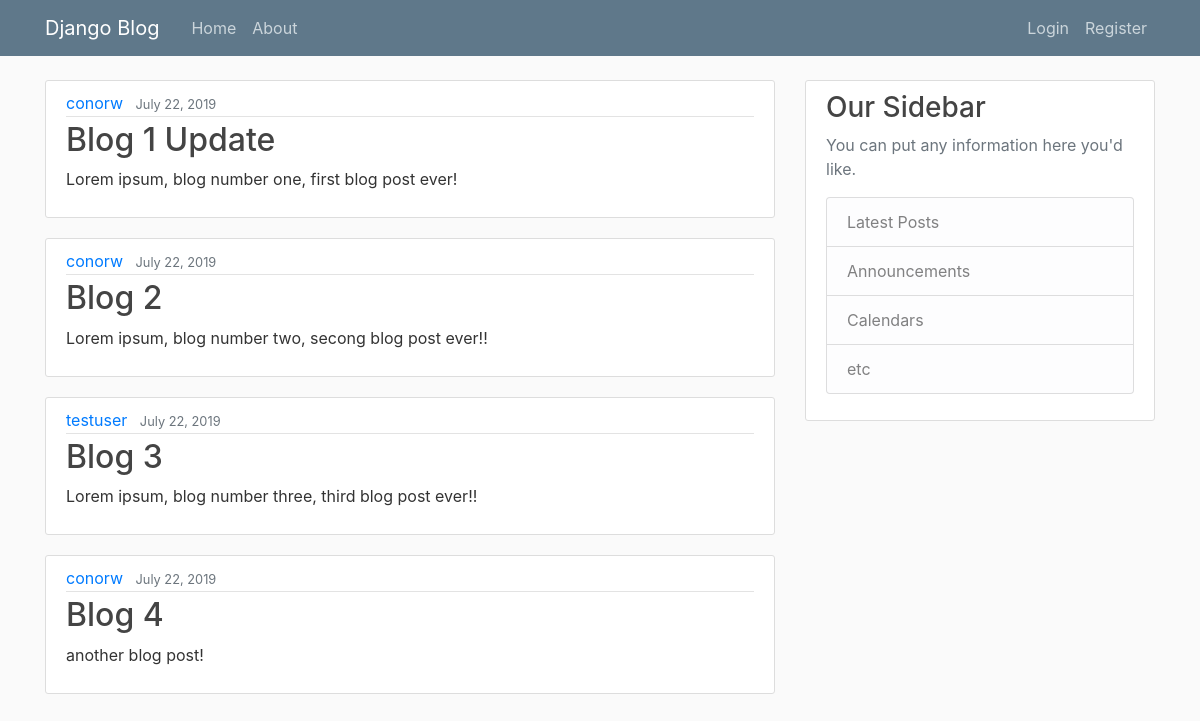
The app's page /, older data.
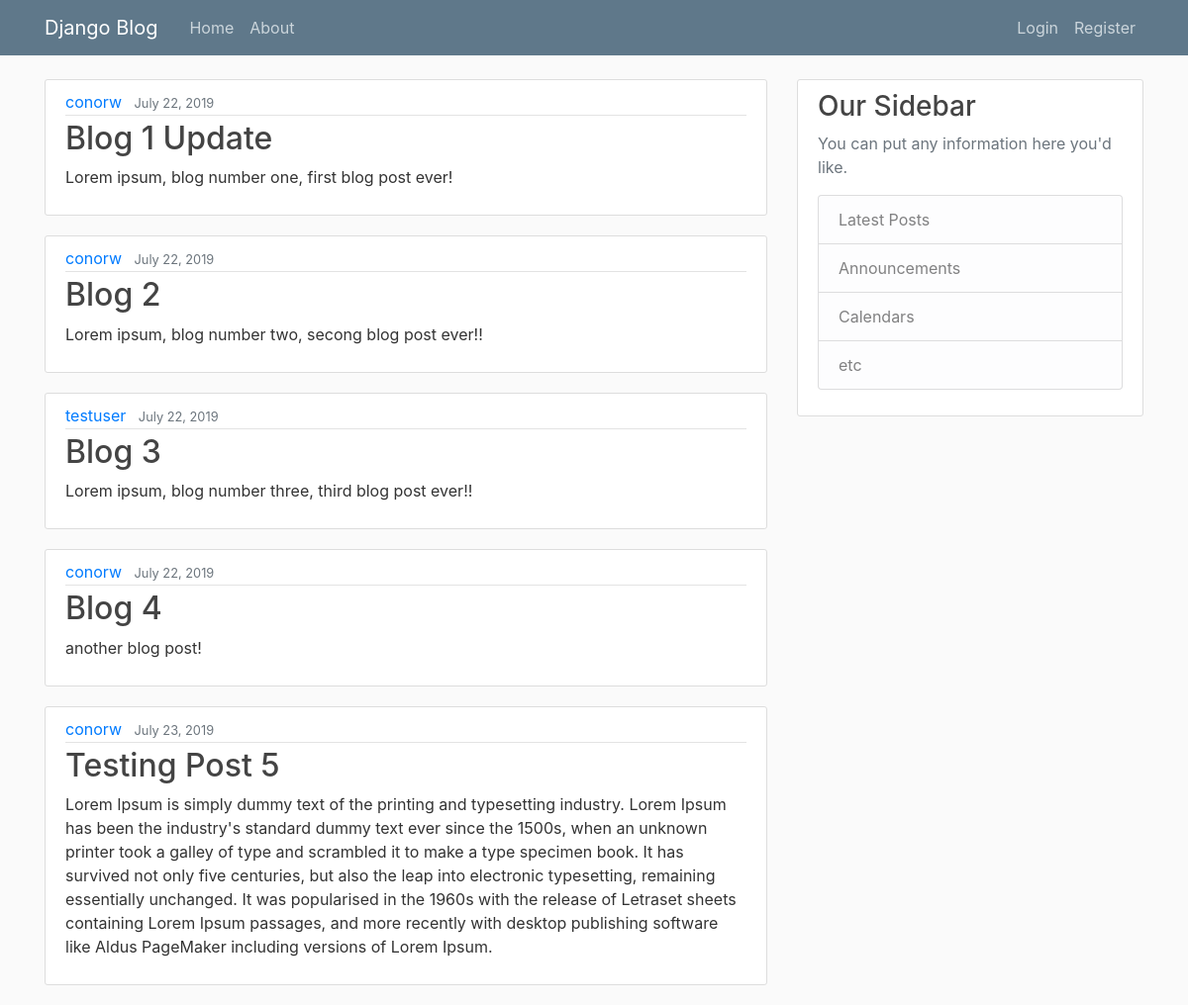
The same page, newer data.
### blog/models.py (models this page shows, shortened)
class Post(models.Model):
    title = models.CharField(max_length = 100)
    content = models.TextField()
    date_posted = models.DateTimeField(default=timezone.now)
    author = models.ForeignKey(User, on_delete=models.CASCADE)

### blog/views.py (the view)
# urls.py: path('', views.home, name = 'blog-home'),
def home(request):
    context = {
        'posts': Post.objects.all(),
        'title': 'Home'
    }
    return render(request, 'blog/home.html', context)

### blog/templates/blog/home.html
{% extends 'blog/base.html' %}
{% block content %}
{% for post in posts %}
<article class="media content-section">
    <div class="media-body">
        <div class="article-metadata">
            <a class="mr-2" href="{% url 'profile' %}">{{ post.author }}</a>
            <small class="text-muted">{{ post.date_posted|date:"F j, Y" }}</small>
        </div>
        <h2><a class="article-title" href="#">{{ post.title }}</a></h2>
        <p class="article-content">{{ post.content }}</p>
    </div>
</article>
{% endfor %}
{% endblock content %}

### blog/templates/blog/base.html (shortened to what this page needs)
{% load static %}
<!DOCTYPE html>
<html lang="en">
<head>
    <link rel="stylesheet" href="https://stackpath.bootstrapcdn.com/bootstrap/4.3.1/css/bootstrap.min.css"
>
    <link rel="stylesheet" href="{% static 'blog/main.css' %}">
</head>
<body>
    <header class="site-header">
        <nav class="navbar navbar-expand-md navbar-dark bg-steel fixed-top">
            <div class="container">
                <a class="navbar-brand mr-4" href="{% url 'blog-home' %}">Django Blog</a>
                <div class="collapse navbar-collapse" id="navbarToggle">
                    <div class="navbar-nav mr-auto">
                        <a class="nav-item nav-link" href="{% url 'blog-home' %}">Home</a>
                        <a class="nav-item nav-link" href="{% url 'blog-about' %}">About</a>
                    </div>
                    <div class="navbar-nav">
                        {% if user.is_authenticated %}
                            <a class="nav-item nav-link" href="{% url 'profile' %}">Profile</a>
                            <a class="nav-item nav-link" href="{% url 'logout' %}">Logout</a>
                        {% else %}
                            <a class="nav-item nav-link" href="{% url 'login' %}">Login</a>
                            <a class="nav-item nav-link" href="{% url 'register' %}">Register</a>
                        {% endif %}
                    </div>
                </div>
            </div>
        </nav>
    </header>
    <main role="main" class="container">
        <div class="row">
            <div class="col-md-8">
                {% block content %}{% endblock %}
            </div>
            <div class="col-md-4">
                <div class="content-section">
                    <h3>Our Sidebar</h3>
                    <p class='text-muted'>You can put any information here you'd like.
                        <ul class="list-group">
                            <li class="list-group-item list-group-item-light">Latest Posts</li>
                            <li class="list-group-item list-group-item-light">Announcements</li>
                            <li class="list-group-item list-group-item-light">Calendars</li>
                            <li class="list-group-item list-group-item-light">etc</li>
                        </ul>
                    </p>
                </div>
            </div>
        </div>
    </main>
</body>
</html>

### blog/static/blog/main.css (style rules this page uses)
body { background: #fafafa; color: #333333; margin-top: 5rem; }
h1, h2, h3, h4, h5, h6 { color: #444444; }
ul { margin: 0; }
.bg-steel { background-color: #5f788a; }
.site-header .navbar-nav .nav-link { color: #cbd5db; }
.content-section { background: #ffffff; padding: 10px 20px; border: 1px solid #dddddd; border-radius: 3px; margin-bottom: 20px; }
.article-title { color: #444444; }
.article-content { white-space: pre-line; }
.article-metadata { padding-bottom: 1px; margin-bottom: 4px; border-bottom: 1px solid #e3e3e3 }

Row changes from the older to the newer data that the page shows:
added Post: author "conorw", date_posted "July 23, 2019", title "Testing Post 5", content "Lorem Ipsum is simply dummy text of the printing and typesetting industry. Lorem Ipsum has been the industry's standard dummy text ever since the 1500s, when an unknown printer took a galley of type and scrambled it to make a type specimen book. It has survived not only five centuries, but also the leap into electronic typesetting, remaining essentially unchanged. It was popularised in the 1960s with the release of Letraset sheets containing Lorem Ipsum passages, and more recently with desktop publishing software like Aldus PageMaker including versions of Lorem Ipsum."
